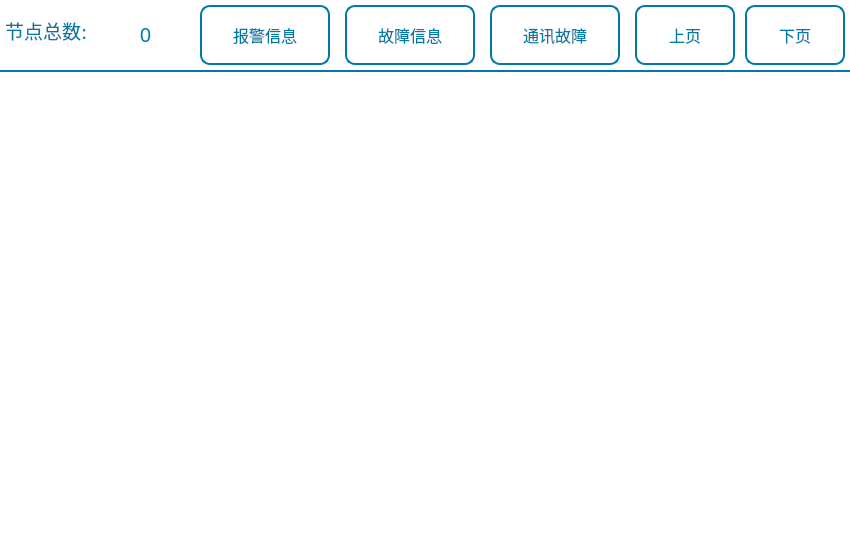
<?xml version="1.0" encoding="UTF-8"?>
<ui version="4.0">
 <class>NodeView</class>
 <widget class="QWidget" name="NodeView">
  <property name="geometry">
   <rect>
    <x>0</x>
    <y>0</y>
    <width>850</width>
    <height>560</height>
   </rect>
  </property>
  <property name="windowTitle">
   <string>Form</string>
  </property>
  <property name="styleSheet">
   <string notr="true">QWidget#NodeView{
color: rgb(255, 255, 255);
background-color: rgb(255, 255, 255);
}
QToolButton{
font: 12pt &quot;文泉驿等宽微米黑&quot;;
color:rgb(0, 122, 165);
border:2px solid rgb(0, 122, 165);
border-radius:10px;
background-color: rgb(255, 255, 255);
}
QScrollArea#scrollArea{
border:1px none;
background-color: rgb(15, 41, 68);
background-color: rgb(255, 255, 255);
}
QLabel{
font: 15pt &quot;文泉驿等宽微米黑&quot;;
color:rgb(0, 122, 165);
}
</string>
  </property>
  <widget class="QScrollArea" name="scrollArea">
   <property name="geometry">
    <rect>
     <x>0</x>
     <y>70</y>
     <width>850</width>
     <height>490</height>
    </rect>
   </property>
   <property name="styleSheet">
    <string notr="true">QScrollArea#scrollArea{
border:1px none;
}
</string>
   </property>
   <property name="verticalScrollBarPolicy">
    <enum>Qt::ScrollBarAlwaysOff</enum>
   </property>
   <property name="horizontalScrollBarPolicy">
    <enum>Qt::ScrollBarAlwaysOff</enum>
   </property>
   <property name="widgetResizable">
    <bool>true</bool>
   </property>
   <widget class="QWidget" name="scrollAreaWidgetContents">
    <property name="geometry">
     <rect>
      <x>0</x>
      <y>0</y>
      <width>850</width>
      <height>490</height>
     </rect>
    </property>
    <property name="styleSheet">
     <string notr="true">QWidget#scrollAreaWidgetContents{
background-color: rgb(255, 255, 255);
}
QToolButton{
color: rgb(0, 0, 0);
font: 13pt &quot;文泉驿等宽微米黑&quot;;
border:1px solid rgb(0, 122, 165);
background-color: rgb(14, 221, 111);
border-radius:10px;
}
</string>
    </property>
   </widget>
  </widget>
  <widget class="QToolButton" name="tBtnNestPage">
   <property name="enabled">
    <bool>true</bool>
   </property>
   <property name="geometry">
    <rect>
     <x>745</x>
     <y>5</y>
     <width>100</width>
     <height>60</height>
    </rect>
   </property>
   <property name="font">
    <font>
     <family>文泉驿等宽微米黑</family>
     <pointsize>12</pointsize>
     <weight>50</weight>
     <italic>false</italic>
     <bold>false</bold>
    </font>
   </property>
   <property name="focusPolicy">
    <enum>Qt::NoFocus</enum>
   </property>
   <property name="text">
    <string>下页</string>
   </property>
   <property name="icon">
    <iconset resource="../image.qrc">
     <normaloff>:/Image/arrow-down.png</normaloff>:/Image/arrow-down.png</iconset>
   </property>
   <property name="iconSize">
    <size>
     <width>35</width>
     <height>35</height>
    </size>
   </property>
   <property name="toolButtonStyle">
    <enum>Qt::ToolButtonTextBesideIcon</enum>
   </property>
  </widget>
  <widget class="QToolButton" name="tBtnAlarmInfo">
   <property name="geometry">
    <rect>
     <x>200</x>
     <y>5</y>
     <width>130</width>
     <height>60</height>
    </rect>
   </property>
   <property name="font">
    <font>
     <family>文泉驿等宽微米黑</family>
     <pointsize>12</pointsize>
     <weight>50</weight>
     <italic>false</italic>
     <bold>false</bold>
    </font>
   </property>
   <property name="focusPolicy">
    <enum>Qt::NoFocus</enum>
   </property>
   <property name="styleSheet">
    <string notr="true"/>
   </property>
   <property name="text">
    <string>报警信息</string>
   </property>
   <property name="icon">
    <iconset resource="../image.qrc">
     <normaloff>:/Image/alarmInfo.png</normaloff>:/Image/alarmInfo.png</iconset>
   </property>
   <property name="iconSize">
    <size>
     <width>35</width>
     <height>35</height>
    </size>
   </property>
   <property name="toolButtonStyle">
    <enum>Qt::ToolButtonTextBesideIcon</enum>
   </property>
  </widget>
  <widget class="QLabel" name="lbNodeCount">
   <property name="geometry">
    <rect>
     <x>110</x>
     <y>15</y>
     <width>71</width>
     <height>38</height>
    </rect>
   </property>
   <property name="font">
    <font>
     <family>文泉驿等宽微米黑</family>
     <pointsize>15</pointsize>
     <weight>50</weight>
     <italic>false</italic>
     <bold>false</bold>
    </font>
   </property>
   <property name="styleSheet">
    <string notr="true">QLabel{
font: 15pt &quot;文泉驿等宽微米黑&quot;;
color:rgb(0, 122, 165);
}</string>
   </property>
   <property name="text">
    <string>0</string>
   </property>
   <property name="alignment">
    <set>Qt::AlignCenter</set>
   </property>
  </widget>
  <widget class="QToolButton" name="tBtnLastPage">
   <property name="geometry">
    <rect>
     <x>635</x>
     <y>5</y>
     <width>100</width>
     <height>60</height>
    </rect>
   </property>
   <property name="font">
    <font>
     <family>文泉驿等宽微米黑</family>
     <pointsize>12</pointsize>
     <weight>50</weight>
     <italic>false</italic>
     <bold>false</bold>
    </font>
   </property>
   <property name="focusPolicy">
    <enum>Qt::NoFocus</enum>
   </property>
   <property name="text">
    <string>上页</string>
   </property>
   <property name="icon">
    <iconset resource="../image.qrc">
     <normaloff>:/Image/arrow-up.png</normaloff>:/Image/arrow-up.png</iconset>
   </property>
   <property name="iconSize">
    <size>
     <width>35</width>
     <height>35</height>
    </size>
   </property>
   <property name="toolButtonStyle">
    <enum>Qt::ToolButtonTextBesideIcon</enum>
   </property>
  </widget>
  <widget class="QLabel" name="label_20">
   <property name="geometry">
    <rect>
     <x>0</x>
     <y>70</y>
     <width>850</width>
     <height>2</height>
    </rect>
   </property>
   <property name="styleSheet">
    <string notr="true">font: 16pt &quot;文泉驿等宽微米黑&quot;;
background-color: rgb(0, 122, 165);</string>
   </property>
   <property name="text">
    <string/>
   </property>
  </widget>
  <widget class="QToolButton" name="tBtnErrorInfo">
   <property name="geometry">
    <rect>
     <x>345</x>
     <y>5</y>
     <width>130</width>
     <height>60</height>
    </rect>
   </property>
   <property name="font">
    <font>
     <family>文泉驿等宽微米黑</family>
     <pointsize>12</pointsize>
     <weight>50</weight>
     <italic>false</italic>
     <bold>false</bold>
    </font>
   </property>
   <property name="focusPolicy">
    <enum>Qt::NoFocus</enum>
   </property>
   <property name="styleSheet">
    <string notr="true"/>
   </property>
   <property name="text">
    <string>故障信息</string>
   </property>
   <property name="icon">
    <iconset resource="../image.qrc">
     <normaloff>:/Image/errorInfo.png</normaloff>:/Image/errorInfo.png</iconset>
   </property>
   <property name="iconSize">
    <size>
     <width>35</width>
     <height>35</height>
    </size>
   </property>
   <property name="toolButtonStyle">
    <enum>Qt::ToolButtonTextBesideIcon</enum>
   </property>
  </widget>
  <widget class="QLabel" name="lb_node">
   <property name="geometry">
    <rect>
     <x>5</x>
     <y>5</y>
     <width>101</width>
     <height>50</height>
    </rect>
   </property>
   <property name="font">
    <font>
     <family>DejaVu Sans</family>
     <pointsize>14</pointsize>
     <weight>50</weight>
     <italic>false</italic>
     <bold>false</bold>
    </font>
   </property>
   <property name="styleSheet">
    <string notr="true">QLabel{
font: 15pt &quot;文泉驿等宽微米黑&quot;;
	font: 14pt &quot;DejaVu Sans&quot;;
color:rgb(0, 122, 165);
}</string>
   </property>
   <property name="text">
    <string>节点总数:</string>
   </property>
   <property name="alignment">
    <set>Qt::AlignLeading|Qt::AlignLeft|Qt::AlignVCenter</set>
   </property>
  </widget>
  <widget class="QToolButton" name="tBtnOffLineInfo">
   <property name="geometry">
    <rect>
     <x>490</x>
     <y>5</y>
     <width>130</width>
     <height>60</height>
    </rect>
   </property>
   <property name="font">
    <font>
     <family>文泉驿等宽微米黑</family>
     <pointsize>12</pointsize>
     <weight>50</weight>
     <italic>false</italic>
     <bold>false</bold>
    </font>
   </property>
   <property name="focusPolicy">
    <enum>Qt::NoFocus</enum>
   </property>
   <property name="styleSheet">
    <string notr="true"/>
   </property>
   <property name="text">
    <string>通讯故障</string>
   </property>
   <property name="icon">
    <iconset resource="../image.qrc">
     <normaloff>:/Image/offLineInfo.png</normaloff>:/Image/offLineInfo.png</iconset>
   </property>
   <property name="iconSize">
    <size>
     <width>35</width>
     <height>35</height>
    </size>
   </property>
   <property name="toolButtonStyle">
    <enum>Qt::ToolButtonTextBesideIcon</enum>
   </property>
  </widget>
 </widget>
 <resources>
  <include location="../image.qrc"/>
 </resources>
 <connections/>
</ui>
